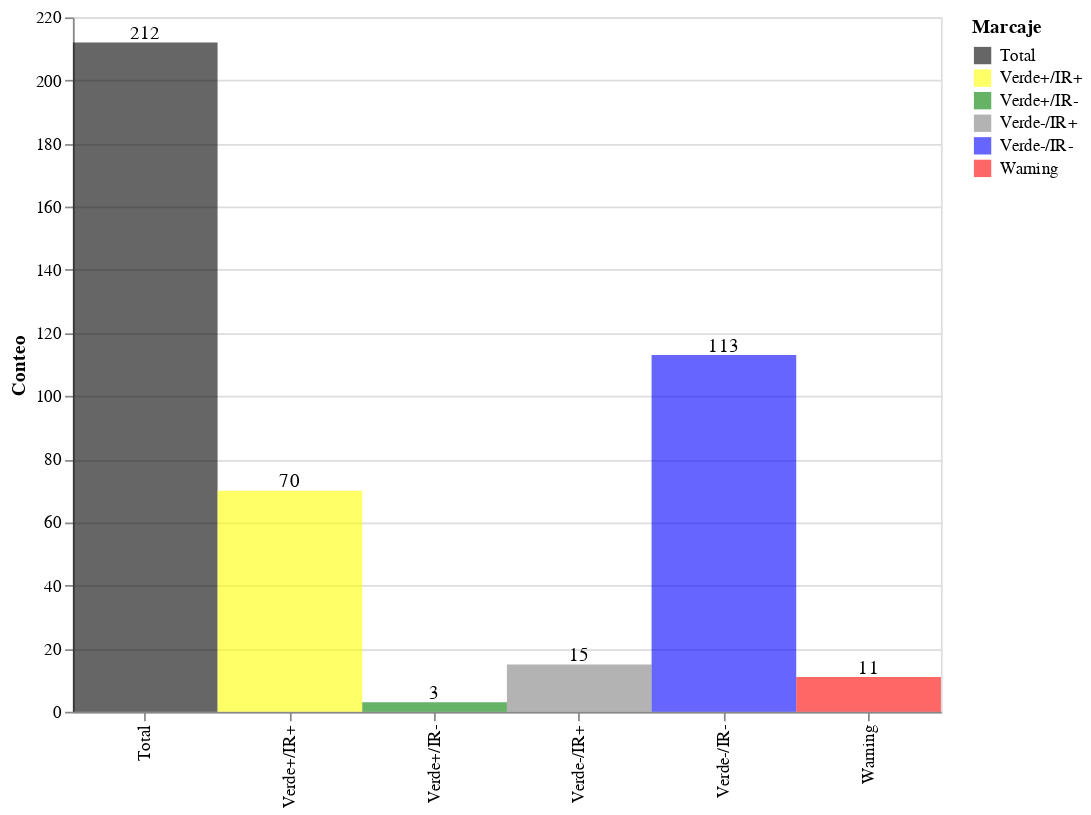

The code cell stored with this chart in its notebook:
### Code cell
grafico_marcajes_G_IR_base = alt.Chart(df2).encode(
    x = alt.X('Marcaje', title = None),
    y = alt.Y('Conteo')
)
grafico_marcajes_G_IR_base.mark_bar(opacity = 0.6)

#.properties(width = 300, height = 400)
#grafico_marcajes_G_IR_base

grafico_compuesto2 = alt.layer(
    grafico_marcajes_G_IR_base.mark_text(dy=-5, color = 'black').encode(text='Conteo'),
    grafico_marcajes_G_IR_base.mark_bar(opacity = 0.6).encode(color = alt.Color('Marcaje', scale=alt.Scale(
            range=['black', 'yellow', 'green', 'gray', 'blue', 'red'])))
).properties(width = 500, height = 400
)
grafico_compuesto2

### Figure 1 — Vega-Lite specification as saved in the notebook (floating-point values rounded to 4 significant figures)
{"config": {"view": {"continuousWidth": 400, "continuousHeight": 300}}, "layer": [{"mark": {"type": "text", "color": "black", "dy": -5}, "encoding": {"text": {"field": "Conteo", "type": "quantitative"}, "x": {"field": "Marcaje", "title": null, "type": "nominal"}, "y": {"field": "Conteo", "type": "quantitative"}}}, {"mark": {"type": "bar", "opacity": 0.6}, "encoding": {"color": {"field": "Marcaje", "scale": {"range": ["black", "yellow", "green", "gray", "blue", "red"]}, "type": "nominal"}, "x": {"field": "Marcaje", "title": null, "type": "nominal"}, "y": {"field": "Conteo", "type": "quantitative"}}}], "data": {"name": "data-eed2aae7716c5cfe430cf5dd9fa5cebd"}, "height": 400, "width": 500, "$schema": "https://vega.github.io/schema/vega-lite/v4.17.0.json", "datasets": {"data-eed2aae7716c5cfe430cf5dd9fa5cebd": [{"Marcaje": "Total", "Conteo": 212}, {"Marcaje": "Verde+/IR+", "Conteo": 70}, {"Marcaje": "Verde-/IR+", "Conteo": 15}, {"Marcaje": "Verde-/IR-", "Conteo": 113}, {"Marcaje": "Verde+/IR-", "Conteo": 3}, {"Marcaje": "Warning", "Conteo": 11}]}}
